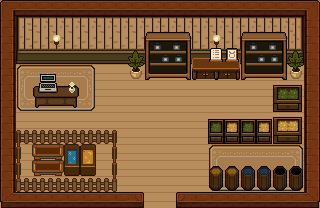

A 2D game scene composited from a Tiled map and its tileset images. What follows is a short description and the map's XML, with every tile layer's data as written:
An orthogonal 20x13 tile map with 16x16 px tiles, 6 tile layers (Tile, Carpet, Wall, Furniture, ...), 6 tilesets and 22 objects (4x furniture_desc, 2x shelf1, pasture_out, pasture_enterance, pasture_looking, ...).

<map version="1.10" tiledversion="1.12.2" orientation="orthogonal" renderorder="right-down" width="20" height="13" tilewidth="16" tileheight="16" infinite="0" nextlayerid="11" nextobjectid="23">
 <tileset firstgid="1" source="UI_Component.tsx" />
 <tileset firstgid="257" source="../map/pasture.tsx" />
 <tileset firstgid="513" source="home.tsx" />
 <tileset firstgid="769" source="restaurant.tsx" />
 <tileset firstgid="1025" source="GPT.tsx" />
 <tileset firstgid="1281" source="cowshed.tsx" />
 <layer id="2" name="Tile" width="20" height="13" locked="1">
  <data encoding="csv">
321,321,321,321,321,321,321,321,321,321,321,321,321,321,321,321,321,321,321,321,
321,321,321,321,321,321,321,321,321,321,321,321,321,321,321,321,321,321,321,321,
321,321,321,321,321,321,321,321,321,321,321,321,321,321,321,321,321,321,321,321,
321,321,321,321,321,321,321,321,321,321,321,321,321,321,321,321,321,321,321,321,
321,321,321,321,321,321,321,321,321,321,321,321,321,321,321,321,321,321,321,321,
321,321,321,321,321,321,321,321,321,321,321,321,321,321,321,321,321,321,321,321,
321,321,321,321,321,321,321,321,321,321,321,321,321,321,321,321,321,321,321,321,
321,321,321,321,321,321,321,321,321,321,321,321,321,321,321,321,321,321,321,321,
321,321,321,321,321,321,321,321,321,321,321,321,321,321,321,321,321,321,321,321,
321,321,321,321,321,321,321,321,321,321,321,321,321,321,321,321,321,321,321,321,
321,321,321,321,321,321,321,321,321,321,321,321,321,321,321,321,321,321,321,321,
321,321,321,321,321,321,321,321,321,321,321,321,321,321,321,321,321,321,321,321,
321,321,321,321,321,321,321,321,321,321,321,321,321,321,321,321,321,321,321,321
</data>
 </layer>
 <layer id="5" name="Carpet" width="20" height="13" locked="1">
  <data encoding="csv">
0,0,0,0,0,0,0,0,0,0,0,0,0,0,0,0,0,0,0,0,
0,0,0,0,0,0,0,0,0,0,0,0,0,0,0,0,0,0,0,0,
0,0,0,0,0,0,0,0,0,0,0,0,0,0,0,0,0,0,0,0,
0,0,0,0,0,0,0,0,0,0,0,0,0,0,0,0,0,0,0,0,
0,261,262,262,262,263,0,0,0,0,0,0,0,0,0,0,0,0,0,0,
0,277,278,278,278,279,0,0,0,0,0,0,0,0,0,0,0,0,0,0,
0,293,294,294,294,295,0,0,0,0,0,0,0,0,0,0,0,0,0,0,
0,0,0,0,0,0,0,0,0,0,0,0,0,0,0,0,0,0,0,0,
0,0,0,0,0,0,0,0,0,0,0,0,0,0,0,0,0,0,0,0,
0,0,0,0,0,0,0,0,0,0,0,0,0,261,262,262,262,262,263,0,
0,0,0,0,0,0,0,0,0,0,0,0,0,277,278,278,278,278,279,0,
0,0,0,0,0,0,0,0,0,0,0,0,0,293,294,294,294,294,295,0,
0,0,0,0,0,0,0,0,0,0,0,0,0,0,0,0,0,0,0,0
</data>
 </layer>
 <layer id="1" name="Wall" width="20" height="13" locked="1">
  <data encoding="csv">
113,114,114,114,114,114,114,114,114,114,114,114,114,114,114,114,114,114,114,115,
129,337,338,338,338,338,338,338,338,338,338,338,338,338,338,338,338,338,339,211,
129,353,354,354,354,354,354,354,354,354,354,354,354,354,354,354,354,354,355,211,
129,369,370,370,370,370,370,370,370,370,370,370,370,370,370,370,370,370,371,211,
129,0,0,0,0,0,0,0,0,0,0,0,0,0,0,0,0,0,0,211,
129,0,0,0,0,0,0,0,0,0,0,0,0,0,0,0,0,0,0,211,
129,0,0,0,0,0,0,0,0,0,0,0,0,0,0,0,0,0,0,211,
129,0,0,0,0,0,0,0,0,0,0,0,0,0,0,0,0,0,0,211,
129,0,0,0,0,0,0,0,0,0,0,0,0,0,0,0,0,0,0,211,
129,0,0,0,0,0,0,0,0,0,0,0,0,0,0,0,0,0,0,211,
129,0,0,0,0,0,0,0,0,0,0,0,0,0,0,0,0,0,0,211,
129,0,0,0,0,0,0,0,0,0,0,0,0,0,0,0,0,0,0,211,
225,226,226,226,226,226,226,226,98,0,0,97,226,226,226,226,226,226,226,227
</data>
 </layer>
 <layer id="3" name="Furniture" width="20" height="13" locked="1">
  <data encoding="csv">
0,0,0,0,0,0,0,0,0,0,0,0,0,0,0,0,0,0,0,0,
0,0,0,0,0,0,0,0,0,0,0,0,0,0,0,0,0,0,0,0,
0,0,0,0,0,0,0,0,0,324,325,326,0,0,0,324,325,326,0,0,
0,0,0,0,0,0,0,0,852,340,341,342,805,806,807,340,341,342,852,0,
0,0,0,0,0,0,0,0,868,356,357,358,821,822,823,356,357,358,868,0,
0,0,289,290,291,0,0,0,0,0,0,0,0,0,0,0,0,330,331,0,
0,0,305,306,307,0,0,0,0,0,0,0,0,0,0,0,0,346,347,0,
0,0,0,0,0,0,0,0,0,0,0,0,0,329,297,329,297,298,299,0,
0,1093,1094,1094,1094,1094,1094,1095,0,0,0,0,0,345,313,345,313,314,315,0,
0,1109,1205,1206,1299,1300,0,1111,0,0,0,0,0,0,0,0,0,0,0,0,
0,1109,1205,1206,1315,1316,0,1111,0,0,0,0,0,266,266,265,265,264,264,0,
0,1125,1126,1126,1126,1126,1126,1127,0,0,0,0,0,282,282,281,281,280,280,0,
0,0,0,0,0,0,0,0,0,0,0,0,0,0,0,0,0,0,0,0
</data>
 </layer>
 <layer id="4" name="Deco" width="20" height="13" locked="1">
  <data encoding="csv">
0,0,0,0,0,0,0,0,0,0,0,0,0,0,0,0,0,0,0,0,
0,0,0,0,0,0,0,0,0,0,0,0,0,0,0,0,0,0,0,0,
0,0,0,0,0,0,0,0,0,0,0,0,0,0,0,0,0,0,0,0,
0,0,0,0,0,0,0,0,0,0,0,0,0,259,260,0,0,0,0,0,
0,0,257,258,0,0,0,0,0,0,0,0,0,0,0,0,0,0,0,0,
0,0,273,274,728,0,0,0,0,0,0,0,0,0,0,0,0,0,0,0,
0,0,0,0,0,0,0,0,0,0,0,0,0,0,0,0,0,0,0,0,
0,0,0,0,0,0,0,0,0,0,0,0,0,0,0,0,0,0,0,0,
0,0,0,0,0,0,0,0,0,0,0,0,0,0,0,0,0,0,0,0,
0,0,0,0,0,0,0,0,0,0,0,0,0,0,0,0,0,0,0,0,
0,0,0,0,0,0,0,0,0,0,0,0,0,0,0,0,0,0,0,0,
0,0,0,0,0,0,0,0,0,0,0,0,0,0,0,0,0,0,0,0,
0,0,0,0,0,0,0,0,0,0,0,0,0,0,0,0,0,0,0,0
</data>
 </layer>
 <layer id="6" name="Light" width="20" height="13" locked="1">
  <data encoding="csv">
0,0,0,0,0,0,0,0,0,0,0,0,0,0,0,0,0,0,0,0,
0,0,0,0,0,0,0,0,0,0,0,0,0,0,0,0,0,0,0,0,
0,0,0,804,0,0,0,0,0,0,0,0,0,804,0,0,0,0,0,0,
0,0,0,0,0,0,0,0,0,0,0,0,0,0,0,0,0,0,0,0,
0,0,0,0,0,0,0,0,0,0,0,0,0,0,0,0,0,0,0,0,
0,0,0,0,0,0,0,0,0,0,0,0,0,0,0,0,0,0,0,0,
0,0,0,0,0,0,0,0,0,0,0,0,0,0,0,0,0,0,0,0,
0,0,0,0,0,0,0,0,0,0,0,0,0,0,0,0,0,0,0,0,
0,0,0,0,0,0,0,0,0,0,0,0,0,0,0,0,0,0,0,0,
0,0,0,0,0,0,0,0,0,0,0,0,0,0,0,0,0,0,0,0,
0,0,0,0,0,0,0,0,0,0,0,0,0,0,0,0,0,0,0,0,
0,0,0,0,0,0,0,0,0,0,0,0,0,0,0,0,0,0,0,0,
0,0,0,0,0,0,0,0,0,0,0,0,0,0,0,0,0,0,0,0
</data>
 </layer>
 <objectgroup id="7" name="Warp" visible="0" locked="1">
  <object id="1" name="pasture_out" x="144" y="192" width="32" height="16">
   <properties>
    <property name="target_map" value="plaza2" />
    <property name="target_spawn" value="pasture_exit" />
   </properties>
  </object>
 </objectgroup>
 <objectgroup id="8" name="Spawn" visible="0" locked="1">
  <object id="2" name="pasture_enterance" x="159.5" y="196.5" />
  <object id="3" name="pasture_looking" x="256" y="96" />
  <object id="4" name="pasture_working" x="48" y="88" />
  <object id="17" name="shepherd_heart_npc" x="288" y="160" />
  <object id="18" name="shepherd_heart_player" x="256" y="160" />
 </objectgroup>
 <objectgroup id="9" name="Interactable" visible="0" locked="1">
  <object id="5" name="cash_register" x="39.8182" y="105.955" width="16" height="16">
   <properties>
    <property name="shop_id" value="belje_shop" />
   </properties>
  </object>
  <object id="19" name="furniture_desc" x="208" y="144" width="96" height="16">
   <properties>
    <property name="id" value="feed" />
   </properties>
  </object>
  <object id="20" name="furniture_desc" x="192" y="80" width="48" height="16">
   <properties>
    <property name="id" value="record" />
   </properties>
  </object>
  <object id="21" name="furniture_desc" x="240" y="160" width="32" height="16">
   <properties>
    <property name="id" value="trough" />
   </properties>
  </object>
  <object id="22" name="furniture_desc" x="144" y="80" width="48" height="16">
   <properties>
    <property name="id" value="lamp" />
   </properties>
  </object>
 </objectgroup>
 <objectgroup id="10" name="YSortAnchor" visible="0" locked="1">
  <object id="6" name="wall" x="16" y="16" width="288" height="48" />
  <object id="7" name="desk1" x="32" y="64" width="48" height="48" />
  <object id="8" name="shelf1" x="144" y="32" width="48" height="48" />
  <object id="9" name="shelf1" x="240" y="32" width="48" height="48" />
  <object id="10" name="vase1" x="128" y="48" width="16" height="32" />
  <object id="11" name="vase2" x="288" y="48" width="16" height="32" />
  <object id="12" name="desk2" x="192" y="48" width="48" height="32" />
  <object id="13" name="trough1" x="272" y="80" width="32" height="32" />
  <object id="14" name="trough2" x="272" y="112" width="32" height="32" />
  <object id="15" name="trough3" x="208" y="112" width="64" height="32" />
  <object id="16" name="trough4" x="208" y="160" width="96" height="32" />
 </objectgroup>
</map>
